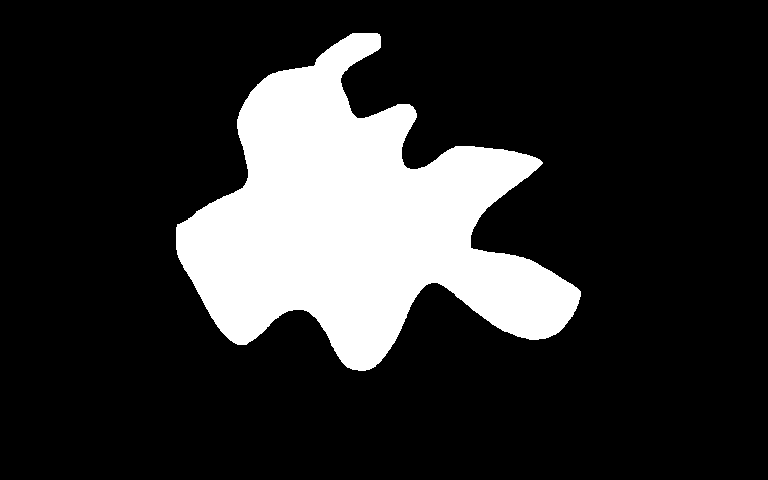
%> input picture 3.png, 768 x 480 px
$ octave boundary_following.m   (GNU Octave 9; MATLAB toolbox functions it lacks are replaced by stand-ins)
%> lines starting %> are read from the running program, lines starting %| are printed output that depends on the picture; in (x1, y1, x2, y2) boxes, pixels count from 0 and x2, y2 are one past the last pixel; in counts of white or black regions, pixels touching at a corner belong together; the program's own positions count from 1
%边界跟踪并实现顺时针输出
clear;
I = imread('3.png');    %输入图像
%> I is the input picture: size 480x768 uint8; 18.7% white; 1 white region, box (x1, y1, x2, y2) and area: (176, 33, 581, 371) 68808
I = imbinarize(I);      %图像二值化
[row,column] = size(I); %获取图像的行列
%> row = 480; column = 768
Out = imbinarize(zeros(row,column));
% 采用八领域作为边界条件
offset_8 = [-1,0;-1,1;0,1;1,1;1,0;1,-1;0,-1;-1,-1];
match_list = [6,7,8,1,2,3,4,5];
[a,b] = find(I==1);
%> a = 68808 values from 34 to 371; b = 68808 values from 177 to 581
start_point = [a(1),b(1)];  %找到起始点
%> start_point = [228 177]

current_point = start_point;    %另当前点为起始点
%> current_point = [228 177]
dir = 1;    %起始方向为右上
result = (start_point);
%> result = [228 177]
mark = 1;
while (max(current_point ~= start_point))||(mark)
    temp_point = current_point + offset_8(dir,:);
%     通过两个判断条件，来判断当前点是不是边界点
    if (I(temp_point(1),temp_point(2))==1) && (sum(sum(I(temp_point(1)-1:temp_point(1)+1,temp_point(2)-1:temp_point(2)+1)))~=9)
        dir = match_list(dir);
        current_point = temp_point;
        result = [result;current_point];
        mark = 0;
    else
        dir = dir+1;
        if dir == 9
            dir = 1;
        end
    end
end
%> this loop made 5573 passes
%> current_point on passes 22, 27, 30, 35, 38, 43, 46, 51, 54, 57: [224 181], [224 182], [223 183], [223 184], [222 185], [222 186], [221 187], [221 188], [220 189], [219 189]
%> result on passes 2, 5, 9, 15, 19: [228 177; 227 178], [228 177; 227 178; 226 178], [228 177; 227 178; 226 178; 225 178], [228 177; 227 178; 226 178; 225 178; 225 179], [228 177; 227 178; 226 178; 225 178; 225 179; 225 180]
%> after the loop, current_point = [228 177]; dir = 6; result = 1393 rows, first 12: [228 177; 227 178; 226 178; 225 178; 225 179; 225 180; 224 181; 224 182; 223 183; 223 184; 222 185; 222 186]
[new_m,new_n] = size(result);
%> new_m = 1393; new_n = 2
for i = 1:new_m
    Out(result(i,1),result(i,2)) = 1;
end
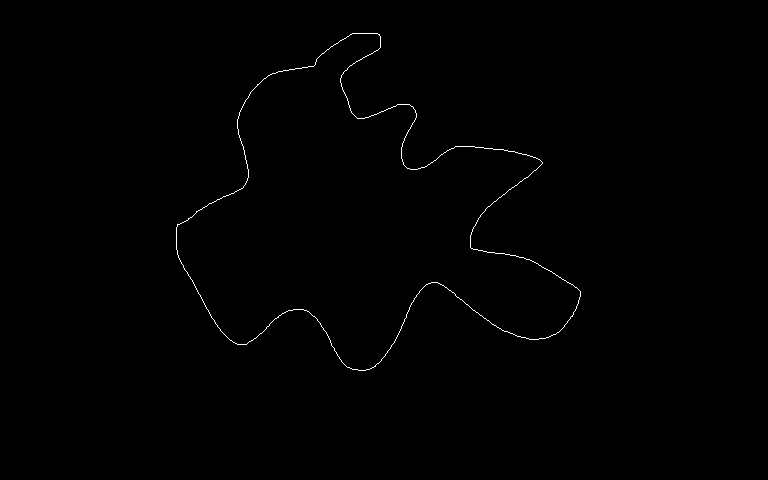
%> Out: size 480x768 logical; 0.38% white in thin lines or dots, all inside (x1, y1, x2, y2) = (176, 33, 581, 371)
figure,imshow(Out);
%figure,imshow(mark_img);
for i=1:length(result)
    disp(result(i,:))
end
%> this loop made 1393 passes
%|    228   177
%|    227   178
%|    226   178
%|    225   178
%|    225   179
%|    225   180
%|    224   181
%|    224   182
%> (further printed lines are left out)
